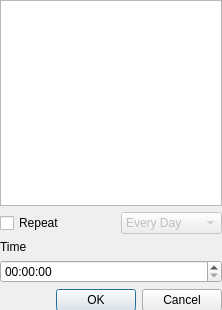
<?xml version="1.0" encoding="UTF-8"?>
<ui version="4.0">
 <class>AddItemDialog</class>
 <widget class="QDialog" name="AddItemDialog">
  <property name="geometry">
   <rect>
    <x>0</x>
    <y>0</y>
    <width>222</width>
    <height>310</height>
   </rect>
  </property>
  <property name="windowTitle">
   <string>Add</string>
  </property>
  <property name="autoFillBackground">
   <bool>false</bool>
  </property>
  <widget class="QWidget" name="layoutWidget">
   <property name="geometry">
    <rect>
     <x>0</x>
     <y>0</y>
     <width>222</width>
     <height>311</height>
    </rect>
   </property>
   <layout class="QVBoxLayout" name="verticalLayout_2">
    <item>
     <layout class="QVBoxLayout" name="verticalLayout">
      <item>
       <widget class="QTextEdit" name="m_textEdit"/>
      </item>
      <item>
       <layout class="QHBoxLayout" name="horizontalLayout">
        <item>
         <widget class="QCheckBox" name="m_isRepeatCheckBox">
          <property name="text">
           <string>Repeat</string>
          </property>
         </widget>
        </item>
        <item>
         <spacer name="horizontalSpacer">
          <property name="orientation">
           <enum>Qt::Horizontal</enum>
          </property>
          <property name="sizeHint" stdset="0">
           <size>
            <width>40</width>
            <height>20</height>
           </size>
          </property>
         </spacer>
        </item>
        <item>
         <widget class="QComboBox" name="m_repeatComboBox">
          <property name="enabled">
           <bool>false</bool>
          </property>
          <item>
           <property name="text">
            <string>Every Day</string>
           </property>
          </item>
          <item>
           <property name="text">
            <string>Every Week</string>
           </property>
          </item>
          <item>
           <property name="text">
            <string>Every Month</string>
           </property>
          </item>
          <item>
           <property name="text">
            <string>Every Year</string>
           </property>
          </item>
          <item>
           <property name="text">
            <string>Every x Days</string>
           </property>
          </item>
         </widget>
        </item>
       </layout>
      </item>
     </layout>
    </item>
    <item>
     <widget class="QLabel" name="label">
      <property name="text">
       <string>Time</string>
      </property>
     </widget>
    </item>
    <item>
     <widget class="QTimeEdit" name="timeEdit">
      <property name="displayFormat">
       <string>HH:mm:ss</string>
      </property>
     </widget>
    </item>
    <item>
     <widget class="QDialogButtonBox" name="buttonBox">
      <property name="orientation">
       <enum>Qt::Horizontal</enum>
      </property>
      <property name="standardButtons">
       <set>QDialogButtonBox::Cancel|QDialogButtonBox::Ok</set>
      </property>
     </widget>
    </item>
   </layout>
  </widget>
 </widget>
 <resources/>
 <connections>
  <connection>
   <sender>buttonBox</sender>
   <signal>accepted()</signal>
   <receiver>AddItemDialog</receiver>
   <slot>accept()</slot>
   <hints>
    <hint type="sourcelabel">
     <x>248</x>
     <y>254</y>
    </hint>
    <hint type="destinationlabel">
     <x>157</x>
     <y>274</y>
    </hint>
   </hints>
  </connection>
  <connection>
   <sender>buttonBox</sender>
   <signal>rejected()</signal>
   <receiver>AddItemDialog</receiver>
   <slot>reject()</slot>
   <hints>
    <hint type="sourcelabel">
     <x>316</x>
     <y>260</y>
    </hint>
    <hint type="destinationlabel">
     <x>286</x>
     <y>274</y>
    </hint>
   </hints>
  </connection>
 </connections>
</ui>
